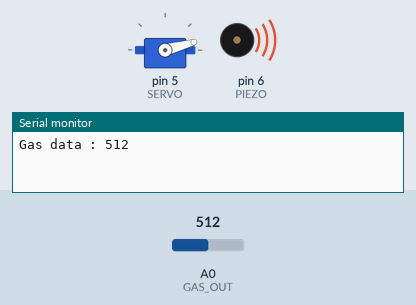
Simulated run of this sketch. Board: Arduino Uno, built with avr-gcc and run on an emulated ATmega328P. Parts: servo, buzzer (waves = sounding), the last lines printed to the serial monitor. Inputs (shaded band) come from the test bench; at power-on: A0 (GAS_OUT) = 512.

Above: at 4.5 s.
4.6 s: A0 (GAS_OUT) set to 206
At 6.2 s:
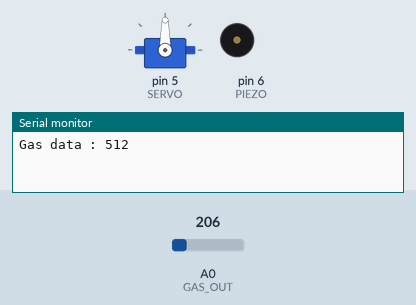
13.3 s: A0 (GAS_OUT) set to 186
At 14.2 s:
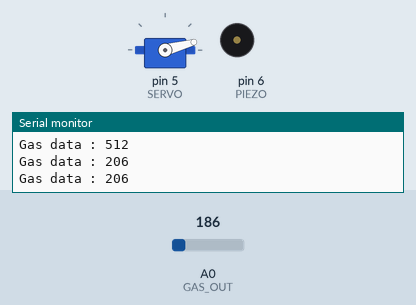
Timing chart, 0 to 16.3 s (numbered marks = the images above; inputs shaded):
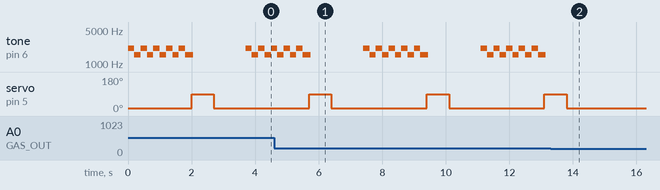

Measured:
- the behaviour switches between 200 and 199 on A0 (GAS_OUT) (found by bisection; images 1 and 2)
- after the input at 13.3 s, tone on pin 6 (PIEZO): stops changing and stays silent; servo on pin 5 (SERVO): goes on until 13.8 s, then stays 15°
- by itself, servo on pin 5 (SERVO): alternates 90° for 0.70 s and 15° for 3.0 s
- by itself, tone on pin 6 (PIEZO): repeats every 3.7 s: 2093 Hz 0.20 s, 1567 Hz 0.20 s, 2093 Hz 0.20 s, 1567 Hz 0.25 s, silent 1.7 s, 3 × (2093 Hz 0.20 s, 1567 Hz 0.20 s)

The sketch:

SENSOR_semiProject.ino
```cpp
#include <Servo.h>  // 서보 모터 라이브러리

#define GAS_OUT A0 // 가스 센서의 아날로그 출력을 A0 핀으로 제어
#define PIEZO 6 // 피에조 스피커 제어를 6번 핀
#define SERVO 5 // 서보 모터 제어를 5번 핀

Servo myservo;    // 서보 모터 객체 선언

void setup() {
  pinMode(GAS_OUT, INPUT);  // A0 핀을 입력 설정
  pinMode(PIEZO, OUTPUT); // 6번 핀을 출력 설정
  myservo.attach(SERVO);  // 서보 모터 제어를 위한 핀 설정
  myservo.write(15);  // 가스 배관과 일직선에 위치
  Serial.begin(9600); // 동기화
}

void loop() {
  int value = analogRead(GAS_OUT); // 아날로그 데이터를 읽어 value 변수에 저장

  if (value >= 200) { // 가스가 누출될 때
    for (int i = 0; i < 5; i++) { // 경고음을 5회 출력
      tone(PIEZO, 2093, 250); // 2093Hz 주파수의 음을 0.25초 출력
      delay(200); // 0.2초 대기
      tone(PIEZO, 1567, 250); // 1567Hz 주파수의 음을 0.25초 출력
      delay(200);
    }
    myservo.write(90);  // 가스 배관과 90도 방향이 되도록 회전
    delay(200);   // 서보 모터가 위치까지 도달할 수 있도록 0.2초 대기
    myservo.detach();   // 서보 모터 출력 신호 정지
    delay(500); // 잠시 대기 후 다시 attach
    myservo.attach(SERVO); // 서보 모터 다시 attach
    myservo.write(15); // 원위치로 돌아가기
  }

  Serial.print("Gas data : "); // 시리얼 모니터로 데이터 출력
  Serial.println(value);
  delay(1000); // 1초 간 대기
}
```
